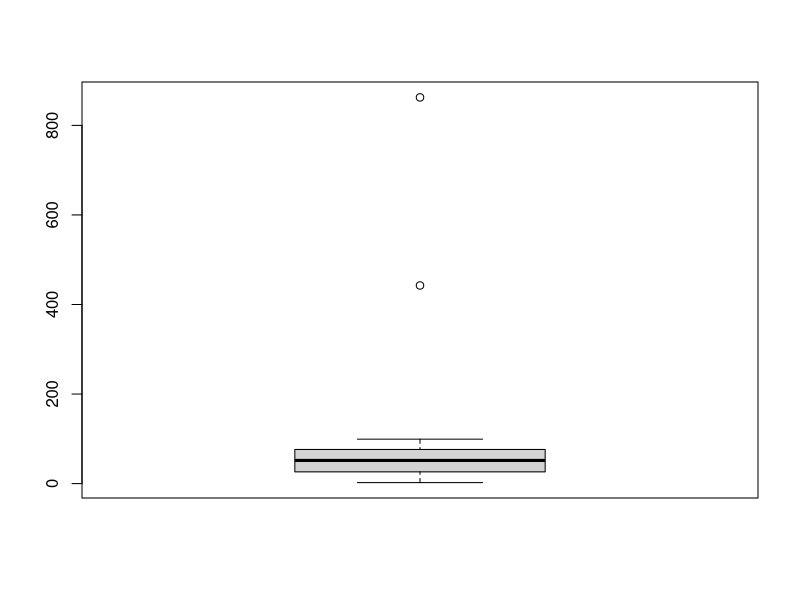

Write the R code that produced this figure. (Note: this script raises an error after producing the figure.)
## ---- chunk 1
knitr::opts_chunk$set(echo = FALSE)
## ---- chunk 2
set.seed(42)
data <- sample(2.25:100, , replace = FALSE)
data[c(20,35)] <- data[c(20,25)] *10
data

boxplot(data)
data_copy <- data
## ---- chunk 3
quat <- as.numeric(quantile(data, probs = c(0.25, 0.5, 0.75)))

df <- as.data.frame(t(quat))

names(df) <- paste0('Q', 1:length(quat))
rownames(df) <- "stats"
df$IQR <- df$Q3 - df$Q1
df$LowerLim = df$Q1 - 1.5*df$IQR
df$UpperLim = df$Q3 + 1.5*df$IQR
df
## ---- chunk 4
(d_out <- data.frame(x = data, outlier = data < df$LowerLim | data > df$UpperLim))

## ---- chunk 5
data[d_out$outlier]
## ---- chunk 6
(bxpt <- boxplot(data, range = 1.5, plot = FALSE)) # we do not plot
## ---- chunk 7
# find all outliers
data[d_out$outlier] <- NA # or x[x %in% bxpt$out]
data[d_out$outlier] <- mean(x, na.rm = TRUE)

# boxplot of imputed x
par(mfrow = c(1, 2))
boxplot(data_copy, main = "Before\nhandling outliers", cex.main = 0.7)
boxplot(data, main = "After\nhandling outliers", col = "lightskyblue", cex.main = 0.7)
## ---- chunk 8
fre <- c(Female=45, Children=20, Male=15)
barplot_values<-barplot(fre, col = rainbow(length(names(fre))), space = 0.001, legend.text = names(fre),ylim = c(0, max(fre) * 1.2) 
       )

text(x = barplot_values, y = fre, labels = fre, pos = 3, cex = 0.8, col = "black")

## ---- chunk 9
par(mfrow = c(1, 2))
hist(iris$Sepal.Length, probability = T)
lines(density(iris$Sepal.Length), col="red", lwd=1.5)

plot(iris$Petal.Length,iris$Petal.Width, pch=16, col=iris$Species, probability = T, xlab = "Petal Length", ylab = "Petal Width")
#lines( lty = 2, lwd = 2, 0:7)
legend("topleft", legend = unique(iris$Species), pch = 16, col= unique(iris$Species), bty="n")

#let add a regression line to that fits the data
reg_model <- lm(Petal.Width ~ Petal.Length, data = iris)

# Add the regression line to the plot
abline(reg_model, col = "blue", lwd = 2, lty=2)


## ---- chunk 10
set.seed(42)
x<- runif(1000) # this provides 1000 random numbers

## ---- chunk 11
hist(
  x, probability = T, main = "Histogram of a uniform distribution", col = 'lightskyblue'
  )
#adding a linr on histogram as an overlay
lines(density(x), lwd=2, lty=2)
## ---- chunk 12
#1 type of variance
(meanx <- mean(x))
(variance1 <- var(x))
(variance2 <- mean(x^2) - meanx^2)
## ---- chunk 13
(sdx <- sd(x))
#coefficient of 
(sdx/meanx)
## ---- chunk 14
ks.test(x,"pnorm")
qqnorm(x, col='black')
qqline(x, lwd=2, col='lightskyblue')
## ---- chunk 15
rbinom_dist <- rbinom(10000, 1, 0.6)
hist(rbinom_dist, probability = TRUE, main = "Histogram of binomial distribution", 
     col = "turquoise", breaks = 20, xlab = NULL)
lines(density(rbinom_dist), col = "red", lwd = 2, lty = 2)
abline(v = mean(rbinom_dist), col = "blue", lty = 2, lwd = 2) # vertical line
legend("topleft", lty = c(2, 2), 
       col = c("red", "blue"), legend = c("Density", "Average"))
## ---- chunk 16
par(mfrow=c(1,2))
pie(table(rbinom_dist))
barplot(table(rbinom_dist))
